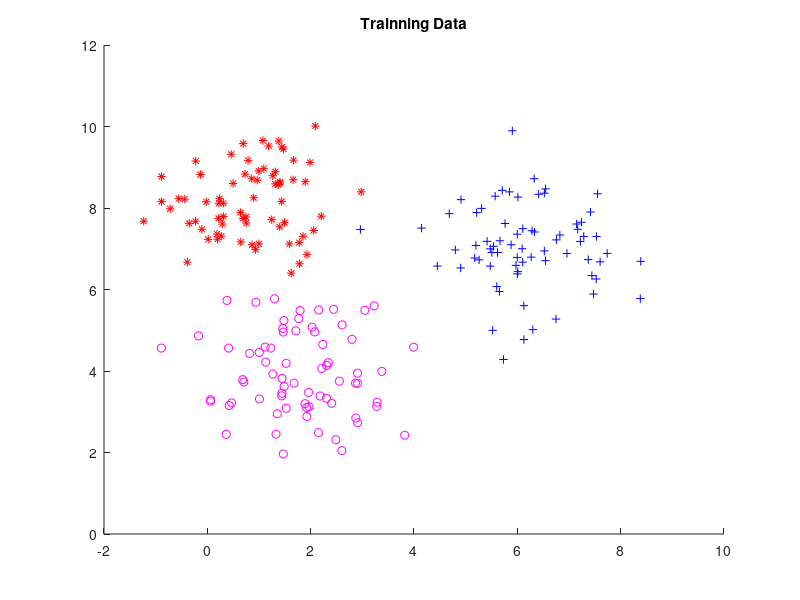

The MATLAB script that drew this image: (Note: this script raises an error after producing the figure.)
Points = 100;
Class1 = mvnrnd([1 8], [1 0;0 1], Points);
Class2 = mvnrnd([6 7], [1 0;0 1], Points);
Class3 = mvnrnd([2 4], [1 0;0 1], Points);

%Create trainning and testing data
Trainning1 = Class1(1:Points*.7,1:2);
Testing1 = Class1(Points*.7 + 1:Points,1:2);
Trainning2 = Class2(1:Points*.7,1:2);
Testing2 = Class2(Points*.7 + 1:Points,1:2);
Trainning3 = Class3(1:Points*.7,1:2);
Testing3 = Class3(Points*.7 + 1:Points,1:2);

%Plot Trainning Data
hold on;
title('Trainning Data')
for i = 1:Points*.7
    plot(Trainning1(i,1,1),Trainning1(i,2,1), '*r')
    plot(Trainning2(i,1,1),Trainning2(i,2,1), '+b')
    plot(Trainning3(i,1,1),Trainning3(i,2,1), 'om')
end
hold off;
%All theta values are returned from calling the gradient
Theta1 = gradient(Trainning1(:,:),Trainning2(:,:),Trainning3(:,:));
Theta2 = gradient(Trainning2(:,:),Trainning1(:,:),Trainning3(:,:));
Theta3 = gradient(Trainning3(:,:),Trainning1(:,:),Trainning2(:,:));

classify(Theta1,Theta2,Theta3,Testing1,Testing2,Testing3);

function Output = gradient(Dataset1,Dataset2,Dataset3)

%Make bias term matrix Initizilze to 1
Weights = [1;1;1];
%Initialize cost function to zero
cost = 1;
TotalData = [Dataset1;Dataset2;Dataset3];

TotalDataX = TotalData(:,1);
TotalDataY = TotalData(:,2);

count = 0;
Allcosts = [];
deltacost = 1;
CutOff = 0.05;
while abs(deltacost) > CutOff
    cost = 0;
    sum = [1;0;0];
    l = length(Dataset1) + 1;
    
    for i = 1:length(TotalData)
        X = [1;TotalDataX(i);TotalDataY(i)];
        g = Weights' * X;
        if(i < l) %if it is less than one then it is from class 1
            y = 1;
        else %if it is greater than one then it is from a different class
            y = -1;
        end
        %If classification inccorect update cost and sum
        if(y * g < 0)
            cost = cost - g*y;
            sum = sum - X*y;
        end
    end
    if count > 0
        %Change cost function for higher itterations
        deltacost = Allcosts(length(Allcosts)) - cost;
    else
        %Initilization of cost function
        deltacost = abs(cost);
    end
    Weights = Weights - 1 * sum;
    
    count = 1;
    Allcosts = [Allcosts cost];
end
Output = Weights;
end


function classify(Theta1,Theta2,Theta3,DataSet1,DataSet2,DataSet3)

TotalData = [DataSet1;DataSet2;DataSet3];

TotalDataX = TotalData(:,1);
TotalDataY = TotalData(:,2);

Class1Data = [];
Class2Data = [];
Class3Data = [];

for i = 1:length(TotalData)
    X = [1;TotalDataX(i);TotalDataY(i)];
    %returns the value predicted for each class
    Class1Value = Theta1'*X;
    Class2Value = Theta2'*X;
    Class3Value = Theta3'*X;
    
    %The Correct Class has the highest Predicted Value
    CorrectClass = max([Class1Value,Class2Value,Class3Value]);
    %Append data to the class data
    if (CorrectClass == Class1Value)
        Class1Data = [Class1Data;TotalData(i,1) TotalData(i,2)];
    elseif(CorrectClass == Class2Value)
        Class2Data = [Class2Data;TotalData(i,1) TotalData(i,2)];
    elseif(CorrectClass == Class3Value)
        Class3Data = [Class3Data;TotalData(i,1) TotalData(i,2)];
    end
end

%Plot All Classes of Data
figure;
hold on
plot(Class1Data(:,1),Class1Data(:,2),'*r'); %plot
plot(Class2Data(:,1),Class2Data(:,2),'+b');
plot(Class3Data(:,1),Class3Data(:,2),'om');
title('Testing Data');
hold off


end

